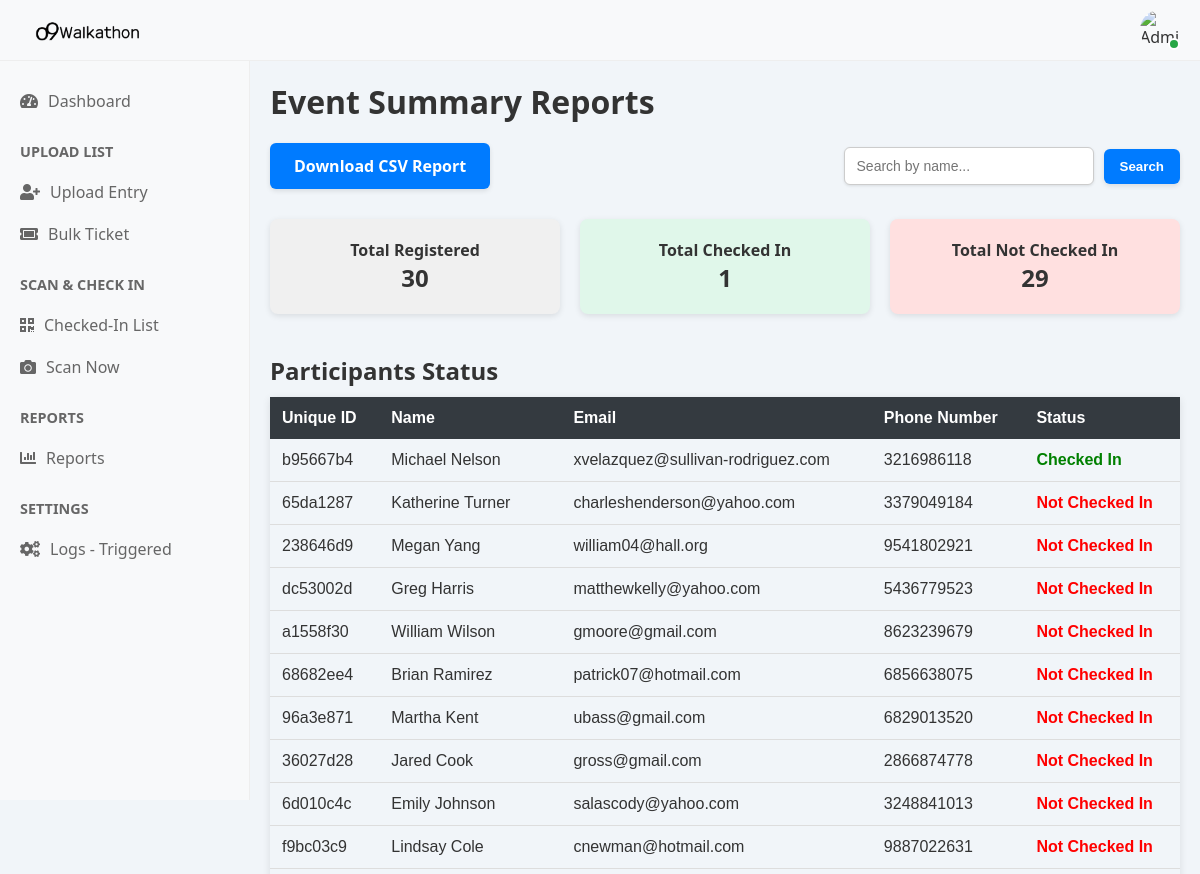
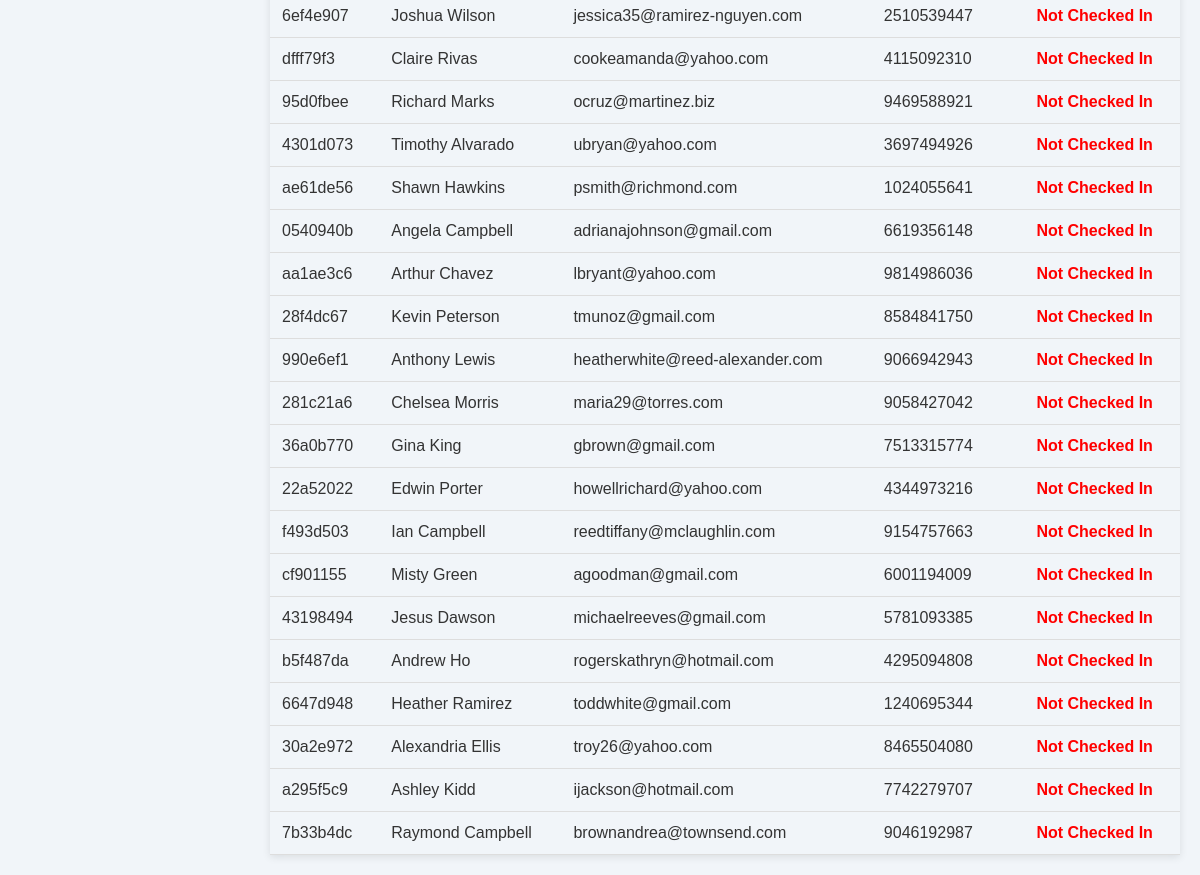
Page /reports/ on the earlier database version (2 pictures, top to bottom).
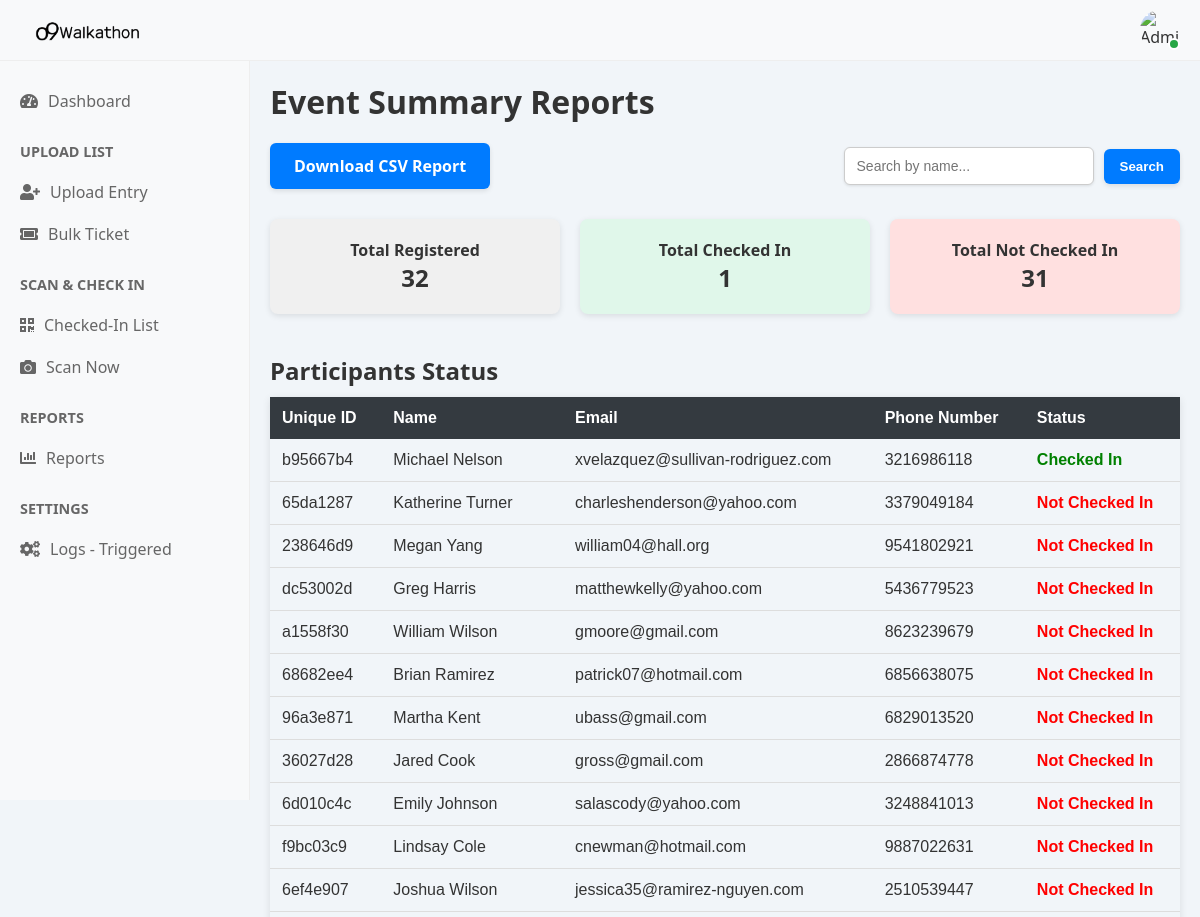
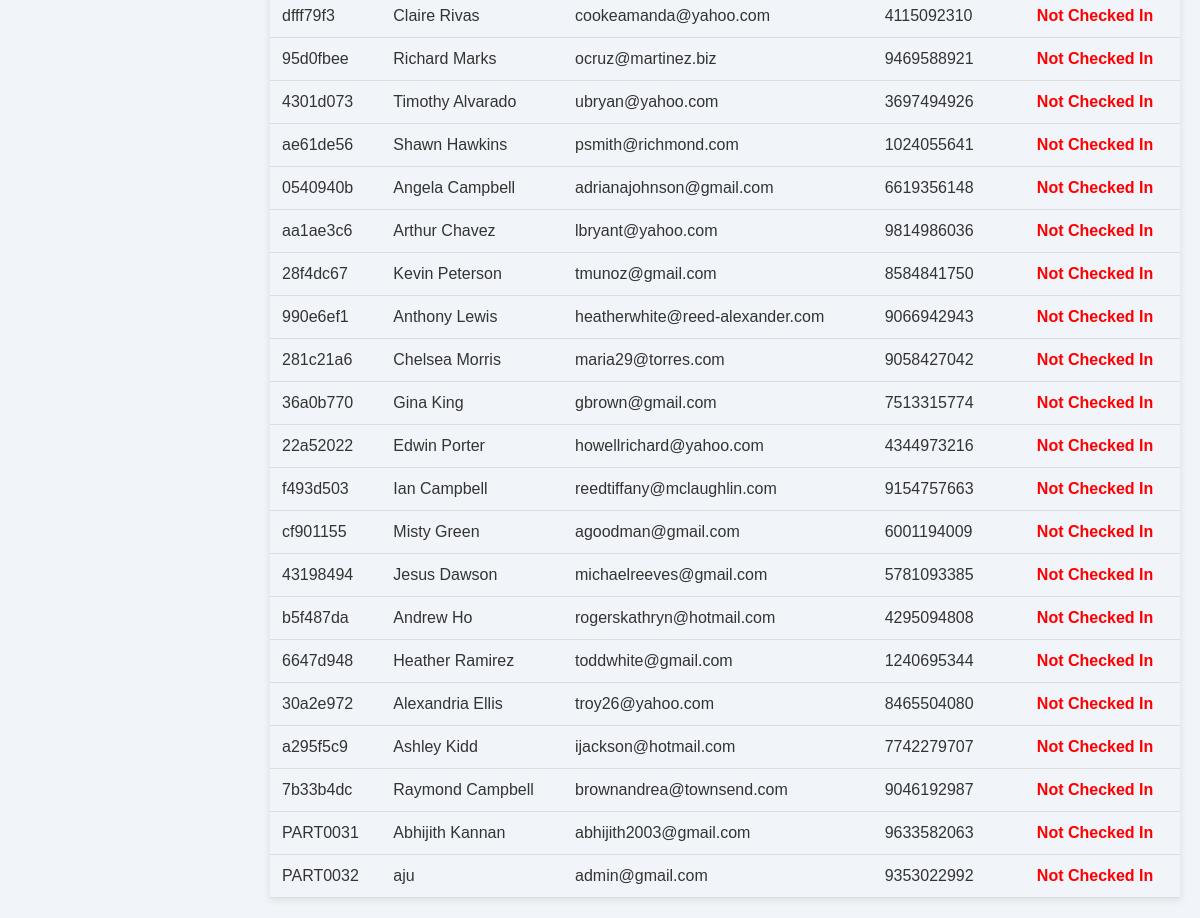
Same page on the later database version (2 pictures, top to bottom).
### walkathon_app/models.py (models this page shows, shortened)
class Participant(models.Model):
    unique_id = models.CharField(max_length=20, unique=True, default=generate_unique_id, editable=False)
    name = models.CharField(max_length=255)
    email = models.EmailField()
    phone_number = models.CharField(max_length=20)
    walking_distance_km = models.DecimalField(max_digits=5, decimal_places=2)
    registered_at = models.DateTimeField(auto_now_add=True)
    gender = models.CharField(
        max_length=10,
        choices=[('Male', 'Male'), ('Female', 'Female'), ('Others', 'Others')],
        null=True, blank=True
    )
    working_professional = models.CharField(
        max_length=3,
        choices=[('Yes', 'Yes'), ('No', 'No')],
        null=True, blank=True
    )
    o9_employee = models.CharField(
        max_length=3,
        choices=[('Yes', 'Yes'), ('No', 'No')],
        null=True, blank=True
    )
    employee_code = models.CharField(max_length=100, null=True, blank=True)
    company_name = models.CharField(max_length=255, null=True, blank=True)

### walkathon_app/views.py (the view)
# urls.py: path('reports/', views.reports, name='reports'),
def reports(request):
    search_query = request.GET.get('search', '')
    participants = Participant.objects.prefetch_related('checkin_set').all()
    total_registered = participants.count()
    total_checked_in = sum(1 for p in participants if p.checkin_set.exists())
    total_not_checked_in = total_registered - total_checked_in
    if search_query:
        participants = participants.filter(name__icontains=search_query)
    for p in participants:
        p.checkin = p.checkin_set.first()
    context = {
        'total_registered': total_registered,
        'total_checked_in': total_checked_in,
        'total_not_checked_in': total_not_checked_in,
        'participants': participants
    }
    return render(request, 'reports.html', context)

### templates/reports.html
{% extends "base.html" %}
{% block content %}
<h1 style="font-size: 2rem; font-weight: bold; margin-bottom: 20px;">Event Summary Reports</h1>
<div style="display: flex; justify-content: space-between; align-items: center; margin-bottom: 30px;">
    <a href="{% url 'export_csv' %}" class="button" style="display: inline-block; padding: 12px 24px; background-color: #007bff; color: white; text-decoration: none; border-radius: 6px; font-weight: 600; box-shadow: 0 2px 5px rgba(0,0,0,0.1);">
        Download CSV Report
    </a>
    <form method="GET" action="" style="display: flex; gap: 10px; align-items: center;">
        <input type="text" name="search" placeholder="Search by name..." value="{{ search_query }}" style="padding: 10px 12px; width: 250px; border: 1px solid #ccc; border-radius: 6px; font-size: 14px; box-shadow: 0 1px 3px rgba(0,0,0,0.1);">
        <button type="submit" style="padding: 10px 16px; border: none; background-color: #007bff; color: white; border-radius: 6px; font-weight: 600; cursor: pointer; box-shadow: 0 2px 5px rgba(0,0,0,0.1);">
            Search
        </button>
    </form>
</div>
<div style="display: flex; gap: 20px; margin-bottom: 30px;">
    <div style="flex: 1; background-color: #f0f0f0; padding: 20px; border-radius: 8px; text-align: center; box-shadow: 0 2px 6px rgba(0,0,0,0.1); font-weight: 600;">
        Total Registered<br><span style="font-size: 1.5rem;">{{ total_registered }}</span>
    </div>
    <div style="flex: 1; background-color: #e0f7ea; padding: 20px; border-radius: 8px; text-align: center; box-shadow: 0 2px 6px rgba(0,0,0,0.1); font-weight: 600;">
        Total Checked In<br><span style="font-size: 1.5rem;">{{ total_checked_in }}</span>
    </div>
    <div style="flex: 1; background-color: #ffe0e0; padding: 20px; border-radius: 8px; text-align: center; box-shadow: 0 2px 6px rgba(0,0,0,0.1); font-weight: 600;">
        Total Not Checked In<br><span style="font-size: 1.5rem;">{{ total_not_checked_in }}</span>
    </div>
</div>
<h2 style="margin-top: 40px; font-size: 1.5rem; margin-bottom: 10px;">Participants Status</h2>
<table style="width: 100%; border-collapse: collapse; font-family: Arial, sans-serif; box-shadow: 0 2px 8px rgba(0,0,0,0.1);">
    <thead>
        <tr style="background-color: #343a40; color: #fff; text-align: left;">
            <th style="padding: 12px;">Unique ID</th>
            <th style="padding: 12px;">Name</th>
            <th style="padding: 12px;">Email</th>
            <th style="padding: 12px;">Phone Number</th>
            <th style="padding: 12px;">Status</th>
        </tr>
    </thead>
    <tbody>
        {% for participant in participants %}
        <tr style="border-bottom: 1px solid #ddd;">
            <td style="padding: 12px;">{{ participant.unique_id }}</td>
            <td style="padding: 12px;">{{ participant.name }}</td>
            <td style="padding: 12px;">{{ participant.email }}</td>
            <td style="padding: 12px;">{{ participant.phone_number }}</td>
            <td style="padding: 12px;">
                {% if participant.checkin %}
                    <span style="color: green; font-weight: 600;">Checked In</span>
                {% else %}
                    <span style="color: red; font-weight: 600;">Not Checked In</span>
                {% endif %}
            </td>
        </tr>
        {% empty %}
        <tr>
            <td colspan="5" style="padding: 12px; text-align: center; color: #777;">No participants found.</td>
        </tr>
        {% endfor %}
    </tbody>
</table>
{% endblock %}

### templates/base.html (shortened to what this page needs)
<!DOCTYPE html>
<html lang="en">
<head>
    {% load static %}
    <link rel="stylesheet" href="https://cdnjs.cloudflare.com/ajax/libs/font-awesome/5.15.4/css/all.min.css">
</head>
<body>
<header class="dashboard-header-bar">
    <div class="header-left">
        <img src="{% static 'logomain1.png' %}" alt="Walkathon Logo" class="logo-icon">
    </div>
    <div class="header-right">
        <div class="profile-dropdown">
            <img src="{% static 'profile.jpg' %}" alt="Admin Profile" class="profile-img" id="profileToggle">
            <div class="status-indicator online"></div>
        </div>
    </div>
</header>
<div class="layout-wrapper">
    <div class="sidebar">
        <a href="/dashboard/"><i class="fas fa-tachometer-alt"></i> Dashboard</a>
        <h4>UPLOAD LIST</h4>
        <a href="/registered_list/"><i class="fas fa-user-plus"></i> Upload Entry</a>
        <a href="{% url 'bulk_ticket' %}"><i class="fas fa-ticket-alt"></i> Bulk Ticket</a>
        <h4>SCAN & CHECK IN</h4>
        <a href="/checkin_list/"><i class="fas fa-qrcode"></i>Checked-In List</a>
        <a href="/scan_now/"><i class="fas fa-camera"></i> Scan Now</a>
        <h4>REPORTS</h4>
        <a href="/reports/"><i class="fas fa-chart-bar"></i> Reports</a>
        <h4>SETTINGS</h4>
        <a href="/logs_triggered/"><i class="fas fa-cogs"></i> Logs - Triggered</a>
    </div>
    <div class="container">
        {% block content %}
        {% endblock %}
    </div>
</div>
</body>
</html>

### templates/base.html (style rules this page uses)
* { margin: 0; padding: 0; box-sizing: border-box; }
body { font-family: 'Segoe UI', Tahoma, Geneva, Verdana, sans-serif; background: #f1f5f9; color: #333; }
.dashboard-header-bar { display: flex; justify-content: space-between; align-items: center; background: #f8f9fa; padding: 10px 20px; border-bottom: 1px solid #eee; position: fixed; width: 100%; top: 0; z-index: 1000; }
.header-left { display: flex; align-items: center; }
.logo-icon { height: 40px; margin-right: 10px; }
.header-right { display: flex; align-items: center; }
.profile-dropdown { position: relative; display: flex; align-items: center; }
.profile-img { width: 40px; height: 40px; border-radius: 50%; cursor: pointer; }
.status-indicator { width: 12px; height: 12px; background: #28a745; border-radius: 50%; position: absolute; bottom: 0; right: 0; border: 2px solid #fff; }
.layout-wrapper { display: flex; margin-top: 60px; }
.sidebar { width: 250px; background: #f8f9fa; padding: 20px 0; border-right: 1px solid #eee; height: calc(100vh - 60px); position: fixed; top: 60px; }
.sidebar h4 { padding: 10px 20px; color: #666; font-size: 0.9rem; text-transform: uppercase; margin-top: 10px; }
.sidebar a { padding: 10px 20px; color: #666; text-decoration: none; display: flex; align-items: center; }
.sidebar a i { margin-right: 10px; }
.container { margin-left: 250px; padding: 20px; width: calc(100% - 250px); }

Differences in the rows shown:
added Participant: unique_id "PART0031", name "Abhijith Kannan", email "abhijith2003@gmail.com", phone_number "9633582063", shows "Not Checked In"
added Participant: unique_id "PART0032", name "aju", email "admin@gmail.com", phone_number "9353022992", shows "Not Checked In"
Other differences:
{{ total_registered }}: "30" → "32"
{{ total_not_checked_in }}: "29" → "31"
